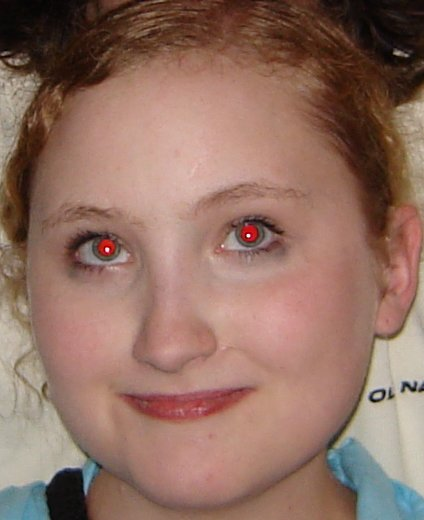
#> input picture images5/redeye.jpg, 424 x 520 px
$ python index5.py
#> lines starting #> are read from the running program, lines starting #| are printed output that depends on the picture; after the words box and inside, x2 and y2 are one past the last pixel; in counts of white or black regions, pixels touching at a corner belong together
#> in ex_bo, image_red_eye is the input picture: shape (520, 424, 3); mean B, G, R 98.7, 111.6, 145.1
import cv2
import numpy as np
import matplotlib.pyplot as plt

# [22 lines left out: functions convert_color_spaces, white_balance_correction, not called in this run]

def remove_red_eye_effect(image):
    """Usuwanie efektu czerwonych oczu z obrazu."""
    lab_image = cv2.cvtColor(image, cv2.COLOR_BGR2LAB)
#> lab_image: shape (520, 424, 3); mean of channels 0, 1, 2 126.3, 139.7, 140.6
    l_channel, a_channel, b_channel = cv2.split(lab_image)
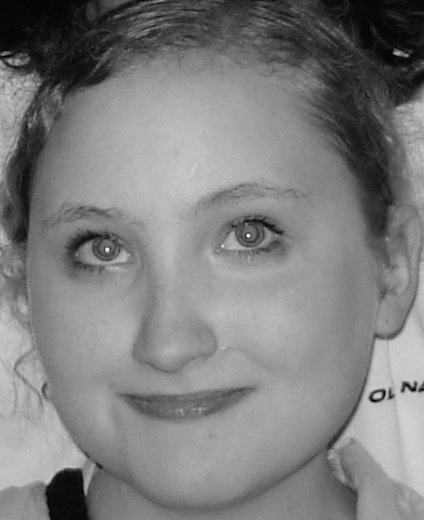
#> l_channel: shape (520, 424); min 2, max 246, mean 126.3
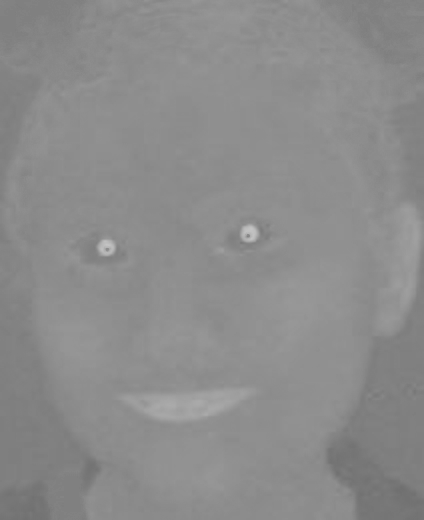
#> a_channel: shape (520, 424); min 112, max 196, mean 139.7
    red_mask = cv2.inRange(b_channel, 150, 255)
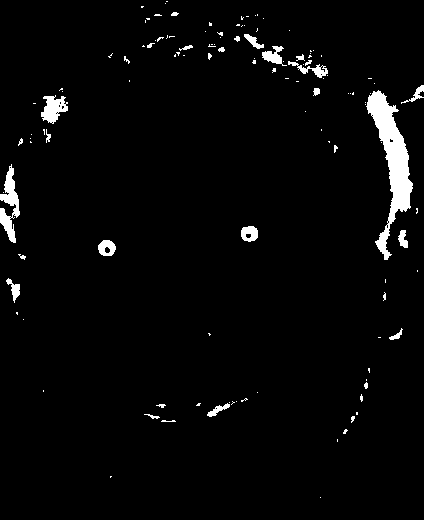
#> red_mask: shape (520, 424); 2.9% white; 122 white regions (92 under 20 px), largest, box (x1, y1, x2, y2) and area: (366, 90, 413, 260) 2803, (0, 164, 20, 243) 740, (41, 95, 68, 124) 465
    eye_mask = red_mask > 0
    l_channel[eye_mask] = np.mean(l_channel)
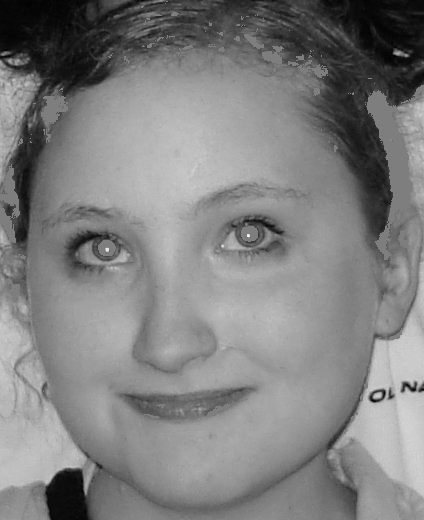
#> l_channel: shape (520, 424); 2.9% of pixels changed, all inside (x1, y1, x2, y2) = (0, 1, 424, 498)
    l_channel = cv2.resize(l_channel, (b_channel.shape[1], b_channel.shape[0]))
    corrected_lab_image = cv2.merge([l_channel, a_channel, b_channel])
#> corrected_lab_image: shape (520, 424, 3); mean of channels 0, 1, 2 127.4, 139.7, 140.6
    corrected_image = cv2.cvtColor(corrected_lab_image, cv2.COLOR_LAB2BGR)
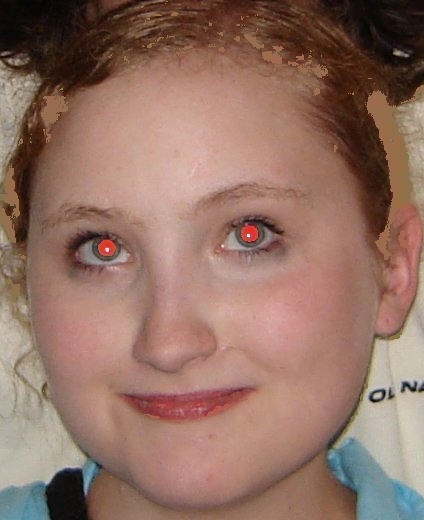
#> corrected_image: shape (520, 424, 3); mean B, G, R 99.7, 112.8, 146.3
    return corrected_image

image_path_color_space = "images5/colors.jpg"
image_path_white_balance = "images5/balance.jpg"
image_path_red_eye = "images5/redeye.jpg"

# [68 lines left out: functions ex1, ex2, ex_bb, not called in this run]

def ex_bo():
    image_red_eye = cv2.imread(image_path_red_eye)
    corrected_red_eye_image = remove_red_eye_effect(image_red_eye)

    plt.figure(figsize=(15, 5))
    plt.subplot(1, 3, 1)
    plt.imshow(image_red_eye)
    plt.title("Oryginalny obraz")
    plt.axis("off")
    plt.subplot(1, 3, 2)
    plt.imshow(corrected_red_eye_image)
    plt.title("Korekcja czerwonych oczu")
    plt.axis("off")
    plt.show()
#> figure, not shown here; B, G, R data is drawn as R, G, B

ex_bo()
